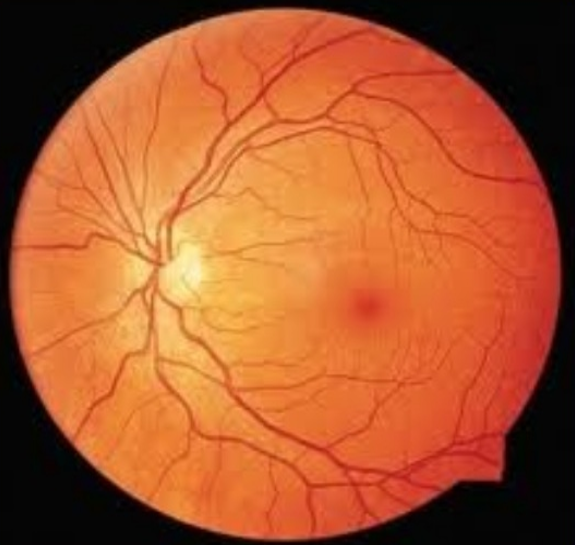
#> input picture members/Nguyen_Huu_Vinh/backend/uploads/retinal_image_a157c781-e063-414a-b726-e250a89bfdd3.jpg, 575 x 545 px
$ python -i engine.py   (imports and definitions only)
#> lines starting #> are read from the running program, lines starting #| are printed output that depends on the picture
import cv2
import numpy as np
from pathlib import Path
from typing import Tuple


def analyze_image(input_path: str, output_path: str) -> Tuple[float, str]:
    """A simple stub that generates a fake vessel mask and an annotated image.
    Returns (risk_score, annotated_image_path)
    """
#> called with output_path = 'out.png'
    img = cv2.imread(input_path)
#> img is the input picture: shape (545, 575, 3); mean B, G, R 45.5, 87.1, 168.7
    if img is None:
        raise ValueError("Cannot read image")
    gray = cv2.cvtColor(img, cv2.COLOR_BGR2GRAY)
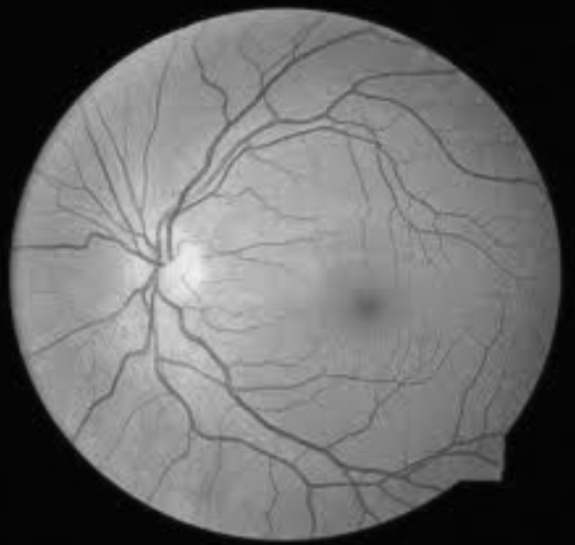
#> gray: shape (545, 575); min 0, max 241, mean 106.8
    edges = cv2.Canny(gray, 30, 100)
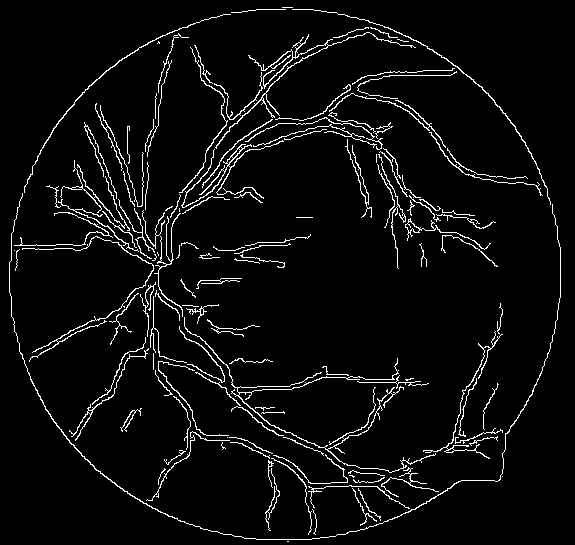
#> edges: shape (545, 575); 4.8% white in thin lines or dots
    # make mask RGB
    mask = np.zeros_like(img)
    mask[:, :, 1] = edges  # green channel
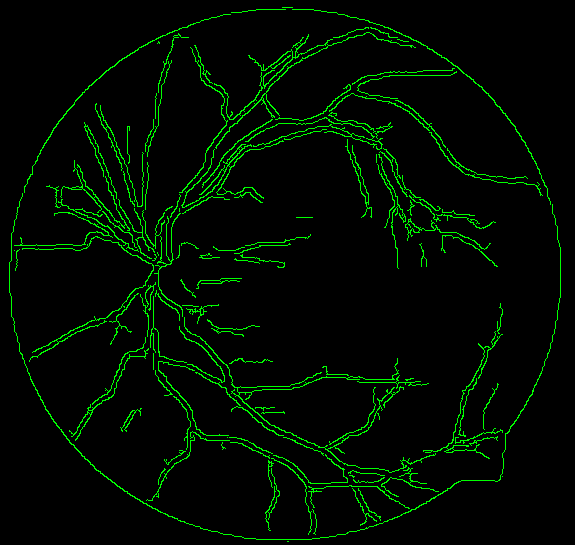
#> mask: shape (545, 575, 3); mean of channels 0, 1, 2 0, 12.1, 0; drawn as B, G, R

    annotated = cv2.addWeighted(img, 0.8, mask, 0.5, 0)
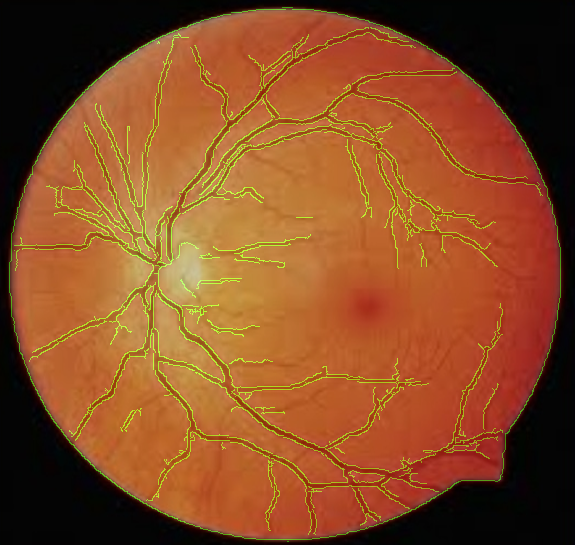
#> annotated: shape (545, 575, 3); mean B, G, R 36.4, 75.7, 135
    Path(output_path).parent.mkdir(parents=True, exist_ok=True)
    cv2.imwrite(output_path, annotated)

    # risk score heuristic: proportion of edge pixels
    risk_score = float(edges.sum()) / (edges.size * 255) * 100
#> risk_score = 4.76
    return risk_score, str(output_path)

>>> result = analyze_image('../../../members/Nguyen_Huu_Vinh/backend/uploads/retinal_image_a157c781-e063-414a-b726-e250a89bfdd3.jpg', 'out.png')
#> result = (4.76, 'out.png')
